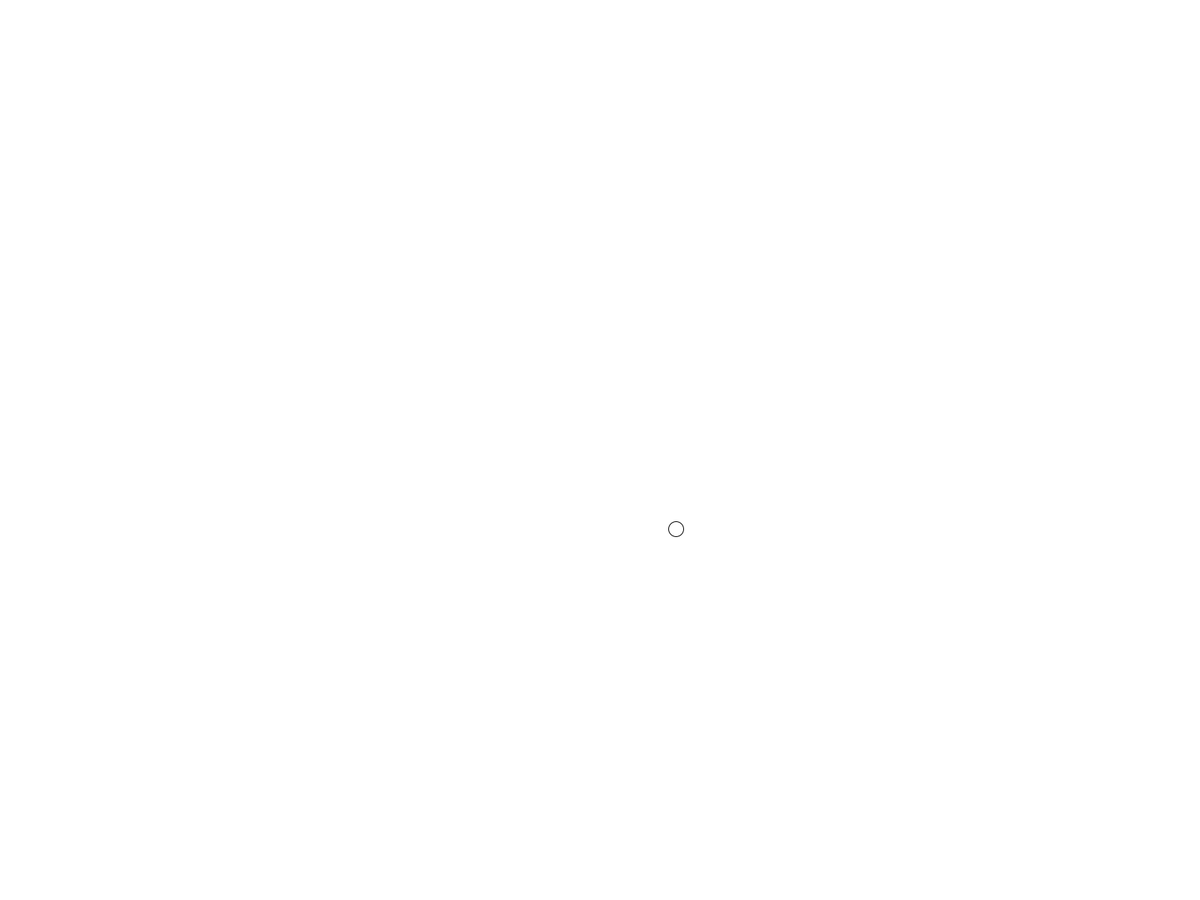
Frame 1 (no input)
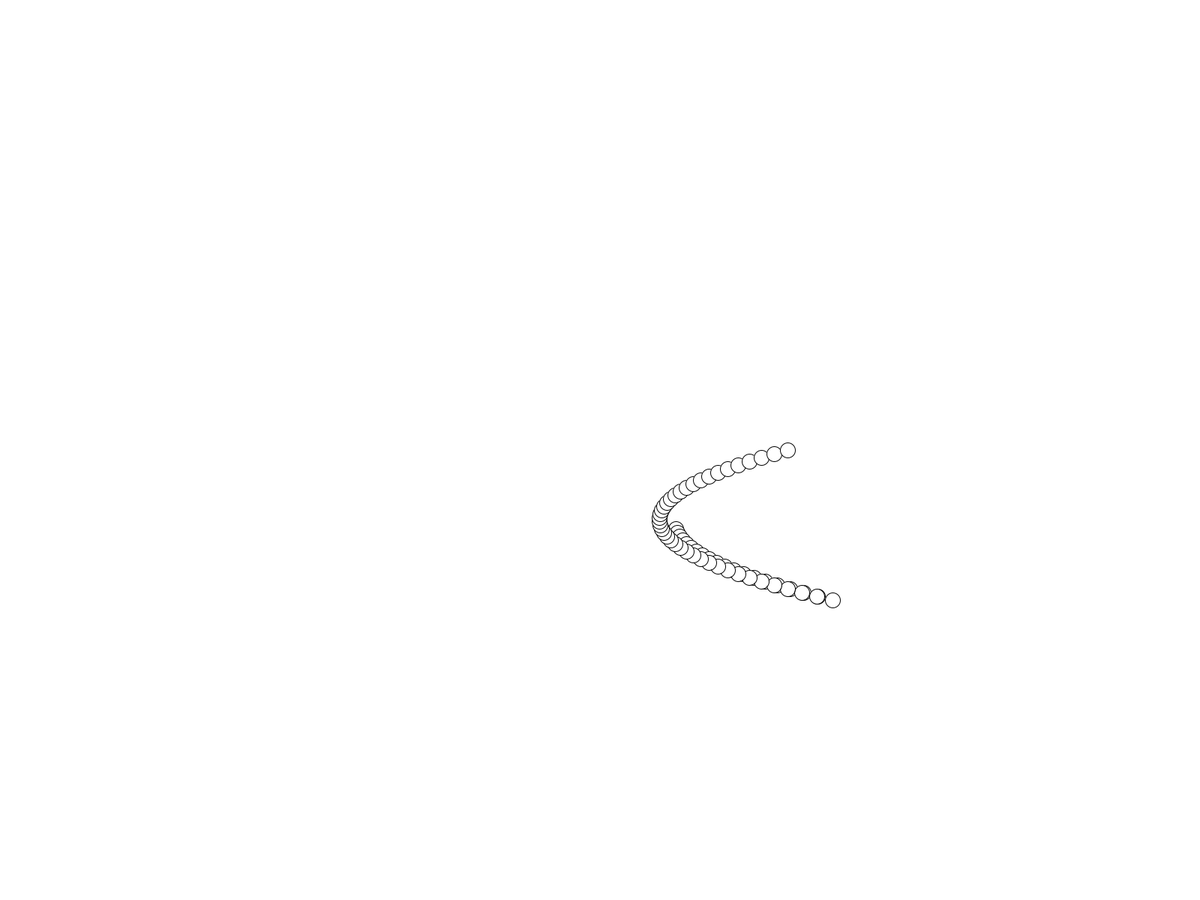
Frame 60 (the mouse pressed at the canvas centre just before this capture)
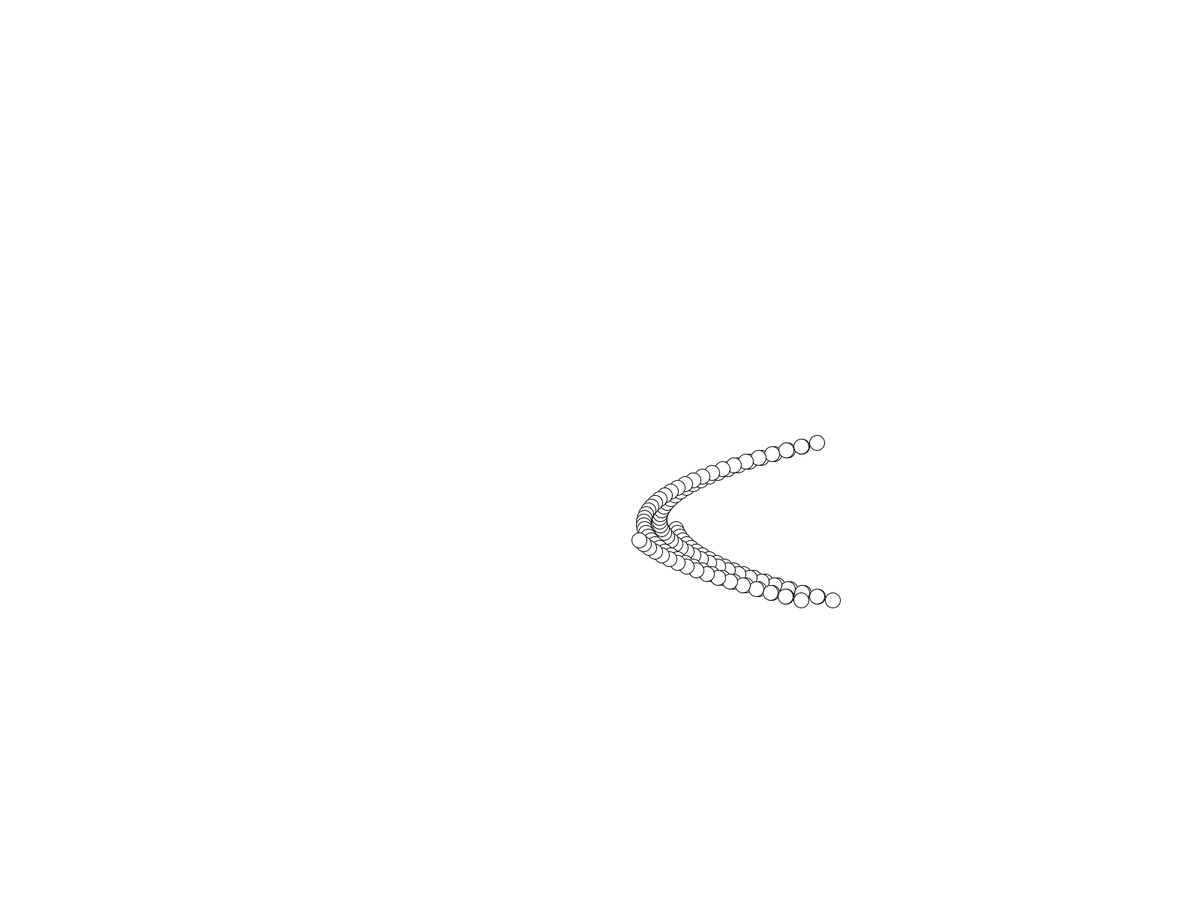
Frame 120 (the mouse held since frame 60 and released just before this capture)

The Processing sketch that drew these frames (run headless with seeded random() and noise(); from frame 60 on, the mouse is pressed at the canvas centre):

// Processing sketch: BallWall
// ── BallWall.pde
int x = 100;
int y = 100;
int xdir = 1;
int ydir = 5;
int xbound = 20;
int ybound = 0;

void setup(){
  fullScreen();
  background(255);
}

void draw(){
  translate(width/2, height/2);
  x = x + xdir;
  y = y + ydir;
  ellipse(x, y, 20, 20);
  xdir++;
  if(xdir > xbound){
    xdir = xdir * -1;
    ydir = ydir * -1;
  }else if( ydir == 20){
    ydir--;
  }else if(xdir == 20){
    //ydir--;
  }
}
